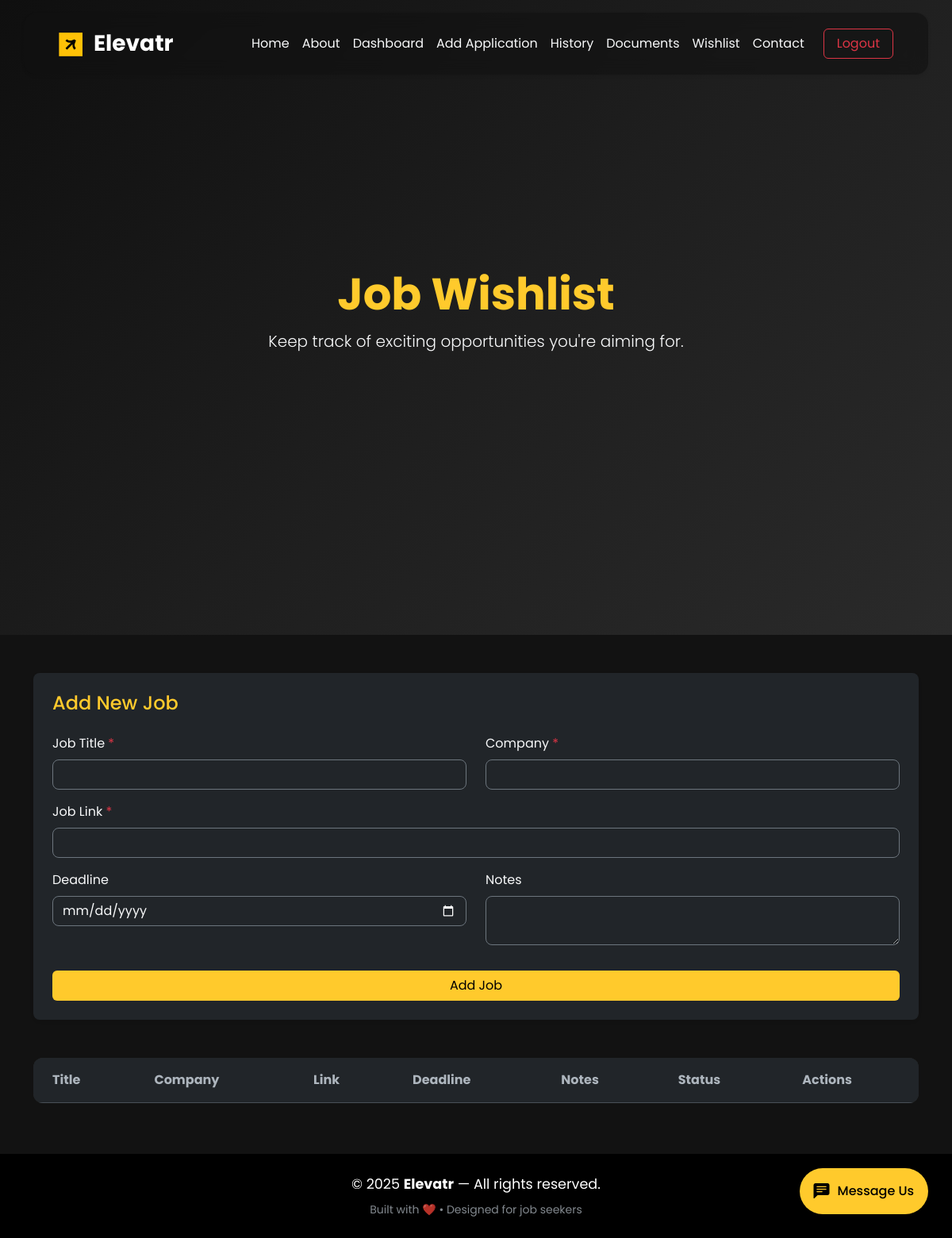
The page /tracker/wishlist/ (signed in) on the database as committed earlier.
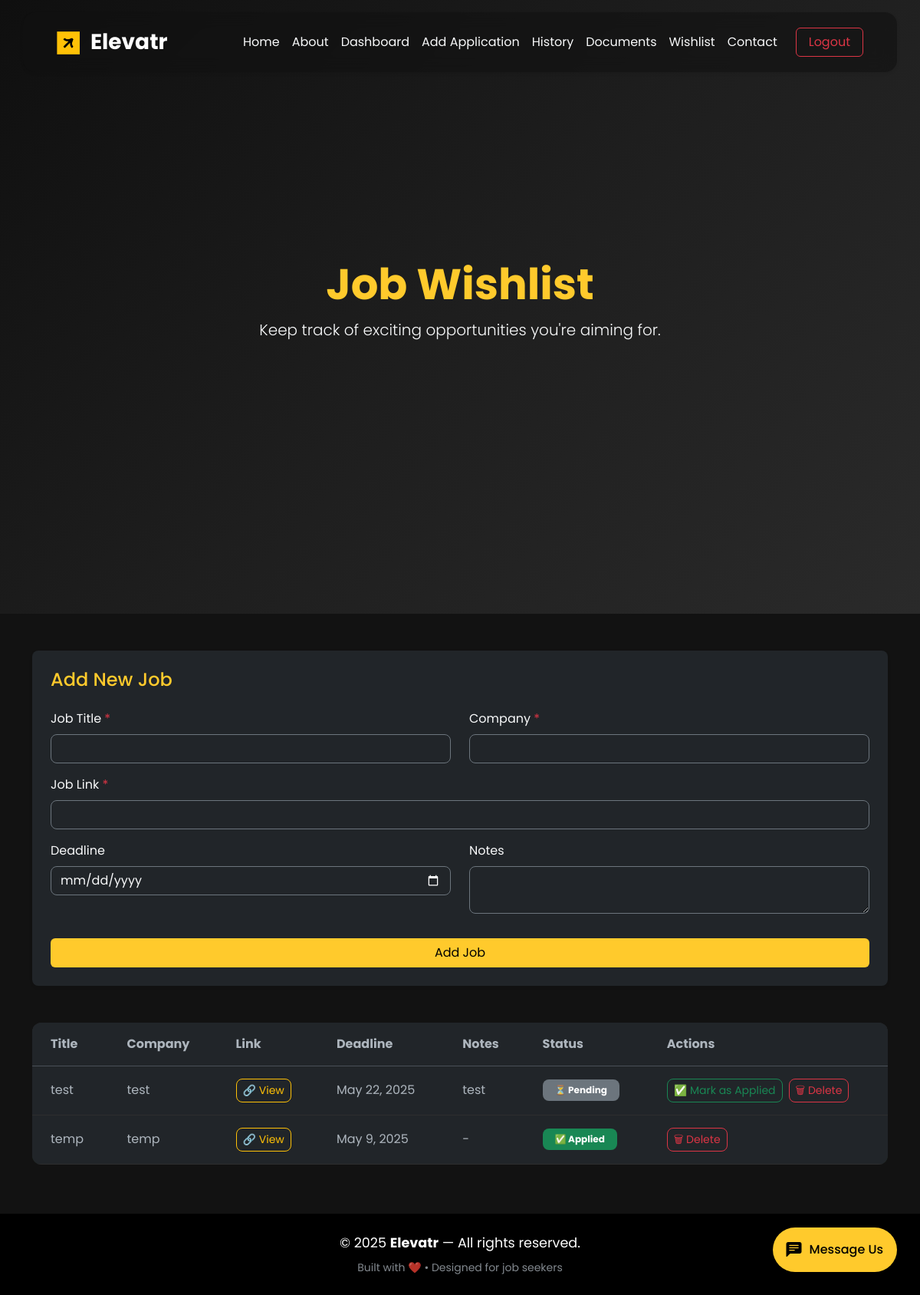
The same page on the database as committed later.
### tracker/models.py (models this page shows, shortened)
class SavedJob(models.Model):
    user = models.ForeignKey(User, on_delete=models.CASCADE)
    job_title = models.CharField(max_length=255)
    company = models.CharField(max_length=255)
    job_link = models.URLField()
    deadline = models.DateField()
    notes = models.TextField(blank=True)
    saved_at = models.DateTimeField(auto_now_add=True)
    applied = models.BooleanField(default=False)

### tracker/views.py (the view, shortened to what this page needs)
# urls.py: path('wishlist/', views.wishlist_view, name='wishlist'),
@login_required
def wishlist_view(request):
    saved_jobs = SavedJob.objects.filter(user=request.user).order_by('-saved_at')
    form = SavedJobForm()
    return render(request, 'wishlist.html', {'form': form, 'saved_jobs': saved_jobs})

### tracker/forms.py
class SavedJobForm(forms.ModelForm):
    class Meta:
        model = SavedJob
        fields = ['job_title', 'company', 'job_link', 'deadline', 'notes']
        widgets = {
            'deadline': forms.DateInput(attrs={'type': 'date'}),
            'notes': forms.Textarea(attrs={'rows': 2}),
        }

### tracker/templatetags/form_filters.py (called while the page is built)
@register.filter(name='add_class')
def add_class(field, css):
    return field.as_widget(attrs={"class": css})

### tracker/templates/wishlist.html (shortened to what this page needs)
{% extends 'base.html' %}
{% load static %}
{% load form_filters %}
{% block content %}
<section class="d-flex align-items-center justify-content-center text-white" style="height: 100vh; background: linear-gradient(135deg, #0f0f0f, #1e1e1e, #2a2a2a);">
  <div class="text-center">
    <h1 class="display-4 fw-bold" style="color: #ffca2c;">Job Wishlist</h1>
    <p class="lead text-light">Keep track of exciting opportunities you're aiming for.</p>
  </div>
</section>
<section class="py-5 px-4" style="background-color: #121212;">
  <div class="container text-light">
    <div class="bg-dark p-4 rounded-3 mb-5 shadow-sm">
      <h4 class="mb-4" style="color: #ffca2c;">Add New Job</h4>
      <form method="POST">
        <div class="row">
          <div class="col-md-6 mb-3">
            <label for="id_job_title" class="form-label">Job Title <span class="text-danger">*</span> </label>
            {{ form.job_title|add_class:"form-control bg-dark text-light border border-secondary rounded-3" }}
          </div>
          <div class="col-md-6 mb-3">
            <label for="id_company" class="form-label">Company <span class="text-danger">*</span> </label>
            {{ form.company|add_class:"form-control bg-dark text-light border border-secondary rounded-3" }}
          </div>
        </div>
        <div class="mb-3">
          <label for="id_job_link" class="form-label">Job Link <span class="text-danger">*</span> </label>
          {{ form.job_link|add_class:"form-control bg-dark text-light border border-secondary rounded-3" }}
        </div>
        <div class="row">
          <div class="col-md-6 mb-3">
            <label for="id_deadline" class="form-label">Deadline</label>
            {{ form.deadline|add_class:"form-control bg-dark text-light border border-secondary rounded-3" }}
          </div>
          <div class="col-md-6 mb-3">
            <label for="id_notes" class="form-label">Notes</label>
            {{ form.notes|add_class:"form-control bg-dark text-light border border-secondary rounded-3" }}
          </div>
        </div>
        <button type="submit" class="btn w-100 mt-3" style="background-color: #ffca2c; color: #000;">Add Job</button>
      </form>
    </div>
    <div class="table-responsive">
        <table class="table align-middle text-light" style="background-color: #1a1a1a; border-radius: 12px; overflow: hidden;">
          <thead class="text-warning" style="background-color: #2a2a2a;">
            <tr>
              <th class="py-3 px-4">Title</th>
              <th class="py-3 px-4">Company</th>
              <th class="py-3 px-4">Link</th>
              <th class="py-3 px-4">Deadline</th>
              <th class="py-3 px-4">Notes</th>
              <th class="py-3 px-4">Status</th>
              <th class="py-3 px-4">Actions</th>
            </tr>
          </thead>
          <tbody>
            {% for job in saved_jobs %}
            <tr style="background-color: {% if job.applied %}#1e2a1e{% else %}#1a1a1a{% endif %}; border-bottom: 1px solid #2e2e2e;">
              <td class="py-3 px-4">{{ job.job_title }}</td>
              <td class="py-3 px-4">{{ job.company }}</td>
              <td class="py-3 px-4">
                <a href="{{ job.job_link }}" target="_blank" class="btn btn-sm btn-outline-warning rounded-3">🔗 View</a>
              </td>
              <td class="py-3 px-4">{{ job.deadline|default:"-" }}</td>
              <td class="py-3 px-4">{{ job.notes|default:"-" }}</td>
              <td class="py-3 px-4">
                {% if job.applied %}
                  <span class="badge rounded-3 bg-success px-3 py-2">✅ Applied</span>
                {% else %}
                  <span class="badge rounded-3 bg-secondary px-3 py-2">⏳ Pending</span>
                {% endif %}
              </td>
              <td class="py-3 px-4">
                <div class="d-flex flex-wrap gap-2">
                  {% if not job.applied %}
                    <a href="{% url 'mark_job_applied' job.id %}" class="btn btn-sm btn-outline-success rounded-3">✅ Mark as Applied</a>
                  {% endif %}
                  <a href="{% url 'delete_saved_job' job.id %}" class="btn btn-sm btn-outline-danger rounded-3">🗑 Delete</a>
                </div>
              </td>
            </tr>
            {% endfor %}
          </tbody>
        </table>
      </div>
  </div>
</section>
{% endblock %}

### templates/base.html (shortened to what this page needs)
{% load static %}
<!DOCTYPE html>
<html lang="en" data-bs-theme="dark">
  <head>
    <link
      href="https://cdn.jsdelivr.net/npm/bootstrap@5.3.5/dist/css/bootstrap.min.css"
      rel="stylesheet"
    />
    <link
      href="https://cdn.jsdelivr.net/npm/bootstrap@5.3.0/dist/css/bootstrap.min.css"
      rel="stylesheet"
    />
    <link
      href="https://cdn.jsdelivr.net/npm/bootstrap-icons@1.10.5/font/bootstrap-icons.css"
      rel="stylesheet"
    />
  </head>
  <body>
    <nav
      class="navbar navbar-expand-lg fixed-top shadow-sm"
      style="
        backdrop-filter: blur(10px);
        background: rgba(18, 18, 18, 0.6);
        border-radius: 1rem;
        margin: 1rem auto;
        max-width: 95%;
        padding: 0.8rem 2rem;
        z-index: 1000;
      "
    >
      <div class="container-fluid">
        <a
          class="navbar-brand fw-bold text-white fs-3"
          style="font-family: 'Poppins', sans-serif"
          href="{% url 'homepage' %}"
        >
          <img src="{% static 'images/logo.png' %}" alt="Elevatr Logo" style="height: 30px; margin-right: 8px;" />
Elevatr
        </a>
        <div class="collapse navbar-collapse" id="navbarSupportedContent">
          <ul class="navbar-nav ms-auto mb-2 mb-lg-0 align-items-center">
            <li class="nav-item">
              <a class="nav-link text-light" href="{% url 'homepage' %}"
                >Home</a
              >
            </li>
            <li class="nav-item">
              <a class="nav-link text-light" href="{% url 'aboutUs' %}"
                >About</a
              >
            </li>
            {% if user.is_authenticated %}
            <li class="nav-item">
              <a class="nav-link text-light" href="{% url 'dashboard' %}"
                >Dashboard</a
              >
            </li>
            <li class="nav-item">
              <a class="nav-link text-light" href="{% url 'add_application' %}"
                >Add Application</a
              >
            </li>
            <li class="nav-item">
              <a
                class="nav-link text-light"
                href="{% url 'application_history'%}"
                >History</a
              >
            </li>
            <li class="nav-item">
              <a class="nav-link text-light" href="{% url 'document_library'%}"
                >Documents</a
              >
            </li>
            <li class="nav-item">
              <a class="nav-link text-light" href="{% url 'wishlist'%}"
                >Wishlist</a
              >
            </li>
            {% endif %}
            <li class="nav-item">
              <a class="nav-link text-light" href="{% url 'contact' %}"
                >Contact</a
              >
            </li>
          </ul>
          {% if user.is_authenticated %}
          <form method="post" action="{% url 'logout' %}" class="d-flex ms-3">
            <button type="submit" class="btn btn-outline-danger px-3">
              Logout
            </button>
          </form>
          {% endif %}
        </div>
      </div>
    </nav>
    {% block content %}{% endblock %}
    <div class="floating-contact" onclick="scrollToForm()">
      <i class="bi bi-chat-left-text-fill fs-5"></i>
      <span>Message Us</span>
    </div>
    <footer class="bg-black text-white py-4">
      <div class="container text-center">
        <p class="mb-1">
          &copy; 2025 <strong>Elevatr</strong> — All rights reserved.
        </p>
        <small class="text-muted"
          >Built with ❤️ • Designed for job seekers</small
        >
      </div>
    </footer>
  </body>
</html>

### templates/base.html (style rules this page uses)
body { font-family: "Poppins", sans-serif; }
h1 { font-size: 3rem; font-weight: 700; }
p { font-size: 1.1rem; font-weight: 400; line-height: 1.7; }
.floating-contact { position: fixed; bottom: 30px; right: 30px; background-color: #ffca2c; color: black; padding: 14px 18px; border-radius: 50px; box-shadow: 0 6px 20px rgba(0, 0, 0, 0.4); display: flex; align-items: center; gap: 10px; cursor: pointer; z-index: 999; font-weight: 500; }
.form-control, .form-control:focus, textarea { background-color: #1e1e1e; color: #f0f0f0; border: 1px solid #444; }
.form-control::placeholder { color: #bbb; }

Rows that differ between the two databases and show on the page:
added SavedJob: job_title "test", company "test", deadline "May 22, 2025", notes "test", applied "⏳ Pending"
added SavedJob: job_title "temp", company "temp", deadline "May 9, 2025", notes "-", applied "✅ Applied"
